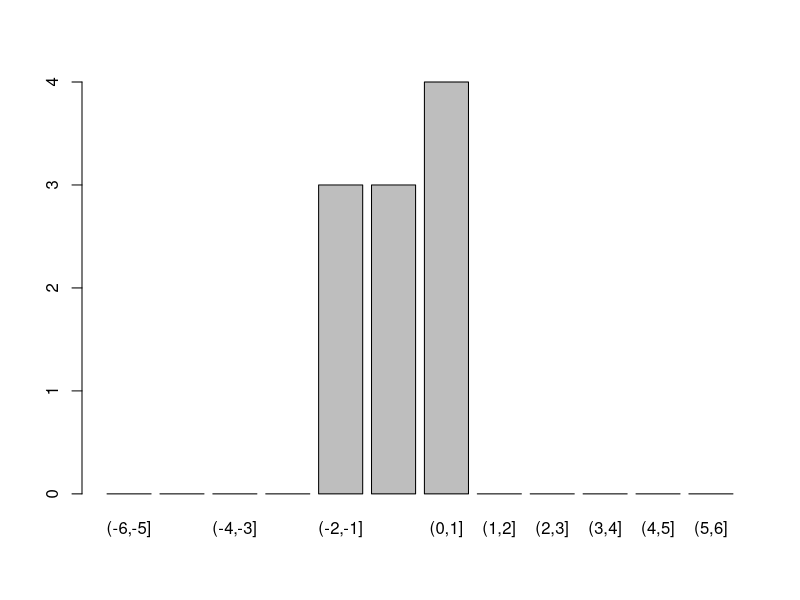
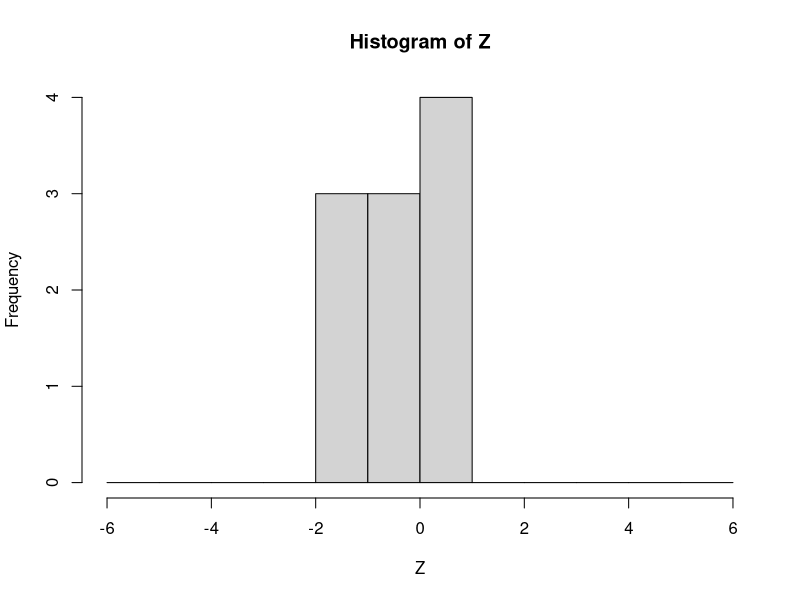

Generate these figures, in order, with R:
## ---- chunk 1
library(tidyverse)
## ---- chunk 2
Pkgs <- sapply(list.files(R.home("library")), function(x)
  packageDescription(pkg = x, fields = "Priority"))
names(Pkgs[Pkgs == "base" & !is.na(Pkgs)])
## ---- chunk 3
names(Pkgs[Pkgs == "recommended" & !is.na(Pkgs)])
## ---- chunk 4
str(iris)
## ---- chunk 5
head(iris, 5)
tail(iris, 5)
## ---- chunk 6
class(iris)
mode(iris)
typeof(iris)
## ---- chunk 7
object.size(iris)
object.size(letters)
object.size(ls)
format(object.size(library), units = "auto")
## ---- chunk 8
str(Indometh)
summary(Indometh)
## ---- chunk 9
wide <- reshape(Indometh,
  v.names = "conc", idvar = "Subject",
  timevar = "time", direction = "wide"
)
wide[, 1:6]
## ---- chunk 10
transform(iris, scale.sl = (max(Sepal.Length) - Sepal.Length) / (max(Sepal.Length) - min(Sepal.Length)))
## ---- chunk 11
(max(iris$Sepal.Length) - 5.1) / (max(iris$Sepal.Length) - min(iris$Sepal.Length))
## ---- chunk 12
subset(iris, Species == "virginica")
# summary(iris$Sepal.Length)  mean(iris$Sepal.Length)
# 且的逻辑
# subset(iris, Species == "virginica" & Sepal.Length > 5.84333)
subset(iris, Species == "virginica" &
  Sepal.Length > mean(Sepal.Length))
# 在行的子集范围内
subset(iris, Species %in% c("virginica", "versicolor") &
  Sepal.Length > mean(Sepal.Length))
# 在列的子集内 先选中列
subset(iris, Sepal.Length > mean(Sepal.Length),
  select = c("Sepal.Length", "Species")
)
## ---- chunk 13
## sometimes requiring a logical 'subset' argument is a nuisance
nm <- rownames(state.x77)
start_with_M <- nm %in% grep("^M", nm, value = TRUE)
subset(state.x77, start_with_M, Illiteracy:Murder)
# 简化
# subset(state.x77, subset = grepl("^M", rownames(state.x77)), select = Illiteracy:Murder)
# 继续简化
subset(state.x77, grepl("^M", rownames(state.x77)), Illiteracy:Murder)
## ---- chunk 14
iris[iris$Species == "virginica", ]
iris[iris$Species == "virginica" &
  iris$Sepal.Length > mean(iris$Sepal.Length), ]

iris[
  iris$Species == "virginica" &
    iris$Sepal.Length > mean(iris$Sepal.Length),
  c("Sepal.Length", "Species")
]
## ---- chunk 15
# 对萼片的长度排序
iris[order(iris$Species, iris$Sepal.Length), ]
# 对花瓣的长度排序
iris[order(iris$Species, iris$Petal.Length), ]
# 先对花瓣的宽度排序，再对花瓣的长度排序
iris[order(iris$Petal.Width, iris$Petal.Length), ]
## ---- chunk 16
## Notice that assignment form is not used since a variable is being added
g <- airquality$Month
l <- split(airquality, g) # 分组
l <- lapply(l, transform, Oz.Z = scale(Ozone)) # 计算：按月对 Ozone 标准化
aq2 <- unsplit(l, g) # 合并
head(aq2)
## ---- chunk 17
with(airquality, tapply(Ozone, Month, scale))
## ---- chunk 18
do.call("rbind", lapply(split(airquality, airquality$Month), transform, Oz.Z = scale(Ozone)))
## ---- chunk 19
with(aq2, tapply(Oz.Z, Month, sd, na.rm = TRUE))
with(aq2, tapply(Oz.Z, Month, mean, na.rm = TRUE))
## ---- chunk 20
set.seed(2019)
Z <- stats::rnorm(10)
cut(Z, breaks = -6:6)
# labels = FALSE 返回每个数所落的区间位置
cut(Z, breaks = -6:6, labels = FALSE)
## ---- chunk 21
cut(Z, breaks = 3, dig.lab = 4, ordered = TRUE)
## ---- chunk 22
# 条形图
plot(cut(Z, breaks = -6:6))
# 直方图
hist(Z, breaks = -6:6)
## ---- chunk 23
labs <- levels(cut(Z, 3))
labs
## ---- chunk 24
cbind(
  lower = as.numeric(sub("\\((.+),.*", "\\1", labs)),
  upper = as.numeric(sub("[^,]*,([^]]*)\\]", "\\1", labs))
)
## ---- chunk 25
authors <- data.frame(
  ## I(*) : use character columns of names to get sensible sort order
  surname = I(c("Tukey", "Venables", "Tierney", "Ripley", "McNeil")),
  nationality = c("US", "Australia", "US", "UK", "Australia"),
  deceased = c("yes", rep("no", 4))
)
authorN <- within(authors, {
  name <- surname
  rm(surname)
})
books <- data.frame(
  name = I(c(
    "Tukey", "Venables", "Tierney",
    "Ripley", "Ripley", "McNeil", "R Core"
  )),
  title = c(
    "Exploratory Data Analysis",
    "Modern Applied Statistics ...",
    "LISP-STAT",
    "Spatial Statistics", "Stochastic Simulation",
    "Interactive Data Analysis",
    "An Introduction to R"
  ),
  other.author = c(
    NA, "Ripley", NA, NA, NA, NA,
    "Venables & Smith"
  )
)

authors
authorN
books
## ---- chunk 26
merge(authorN, books)
## ---- chunk 27
merge(authors, books, by.x = "surname", by.y = "name")
## ---- chunk 28
merge(books, authors, by.x = "name", by.y = "surname")
## ---- chunk 29
(x <- c(9:20, 1:5, 3:7, 0:8))
## extract unique elements
x[!duplicated(x)]
unique(x)
## ---- chunk 30
set.seed(123)
df <- data.frame(
  x = sample(0:1, 10, replace = T),
  y = sample(0:1, 10, replace = T),
  z = 1:10
)
df
df[!duplicated(df[, 1:2]), ]
## ---- chunk 31
library(dplyr)
df %>%
  group_by(x, y) %>%
  filter(row_number(z) == 1)
## ---- chunk 32
apropos("apply")
## ---- chunk 33
# 分组求和 colSums colMeans max
unique(iris$Species)
# 分类求和
# colSums(iris[iris$Species == "setosa", -5])
# colSums(iris[iris$Species == "virginica", -5])
colSums(iris[iris$Species == "versicolor", -5])
# apply(iris[iris$Species == "setosa", -5], 2, sum)
# apply(iris[iris$Species == "setosa", -5], 2, mean)
# apply(iris[iris$Species == "setosa", -5], 2, min)
# apply(iris[iris$Species == "setosa", -5], 2, max)
apply(iris[iris$Species == "setosa", -5], 2, quantile)
## ---- chunk 34
# 按分类变量 Species 分组求和
# aggregate(subset(iris, select = -Species), by = list(iris[, "Species"]), FUN = sum)
aggregate(iris[, -5], list(iris[, 5]), sum)
# 先确定位置，假设有很多分类变量
ind <- which("Species" == colnames(iris))
# 分组统计
aggregate(iris[, -ind], list(iris[, ind]), sum)
## ---- chunk 35
aggregate(Sepal.Length ~ Species, data = iris, mean)
## ---- chunk 36
# tapply(iris$Sepal.Length, list(iris$Species), mean)
with(iris, tapply(Sepal.Length, Species, mean))
by(iris$Sepal.Length, iris$Species, mean)
## ---- chunk 37
aggregate(. ~ Species, data = iris, mean)
## ---- chunk 38
aggregate(Sepal.Length + Sepal.Width ~ Species, data = iris, mean)
## ---- chunk 39
# 查看数据
str(ChickWeight)
## ---- chunk 40
# head(ChickWeight)
ChickWeight
## ---- chunk 41
aggregate(weight ~ Chick, data = ChickWeight, mean)
aggregate(weight ~ Diet, data = ChickWeight, mean)
## ---- chunk 42
# 查看数据集
head(CO2)
str(CO2)
## ---- chunk 43
aggregate(uptake ~ Plant, data = CO2, mean)
aggregate(uptake ~ Type, data = CO2, mean)
aggregate(uptake ~ Treatment, data = CO2, mean)
## ---- chunk 44
aggregate(uptake ~ Type + Treatment, data = CO2, mean)
tapply(CO2$uptake, list(CO2$Type, CO2$Treatment), mean)
by(CO2$uptake, list(CO2$Type, CO2$Treatment), mean)
## ---- chunk 45
# 分组求和
# by(iris[, 1], INDICES = list(iris$Species), FUN = sum)
# by(iris[, 2], INDICES = list(iris$Species), FUN = sum)
by(iris[, 3], INDICES = list(iris$Species), FUN = sum)
by(iris[1:3], INDICES = list(iris$Species), FUN = sum)
by(iris[1:3], INDICES = list(iris$Species), FUN = summary)
by(iris, INDICES = list(iris$Species), FUN = summary)
## ---- chunk 46
str(warpbreaks)
ave(warpbreaks$breaks, warpbreaks$wool)
warpbreaks %>% head(5)
with(warpbreaks, ave(breaks, tension, FUN = function(x) mean(x, trim = 0.1)))
# 分组求和
with(warpbreaks, ave(breaks, tension, FUN = function(x) sum(x)))
# 分组求和
with(iris, ave(Sepal.Length, Species, FUN = function(x) sum(x)))
## ---- chunk 47
with(warpbreaks, table(wool, tension))
## ---- chunk 48
with(iris, table(Sepal.check = Sepal.Length > 7, Species))
with(iris, table(Sepal.check = Sepal.Length > mean(Sepal.Length), Species))
## ---- chunk 49
aiq.tab <- with(airquality, table(Oz.high = Ozone > 80, Month))
aiq.tab
## ---- chunk 50
addmargins(aiq.tab, 1:2)
## ---- chunk 51
aiq.prop <- prop.table(aiq.tab, 2)
aiq.prop
aiq.marprop <- addmargins(aiq.prop, 1)
aiq.marprop
## ---- chunk 52
round(100 * aiq.marprop, 2)
## ---- chunk 53
UCBAdmissions
UCBA2DF <- as.data.frame(UCBAdmissions)
UCBA2DF
## ---- chunk 54
UCBA2DF.tab <- xtabs(Freq ~ Gender + Admit + Dept, data = UCBA2DF)
ftable(UCBA2DF.tab)
## ---- chunk 55
prop.table(margin.table(UCBA2DF.tab, c(1, 3)), 1)
## ---- chunk 56
n <- 100000
x <- runif(n)
i <- logical(n)
i[sample(n, n / 4)] <- TRUE
microbenchmark::microbenchmark(x[i], x[which(i)], times = 1000)
## ---- chunk 57
tmp <- list(A = c(1, 2, 3), B = c("a", "b"))
tmp
tmp2 <- unlist(tmp)
tmp2
## ---- chunk 58
head(PlantGrowth)
formula(PlantGrowth) # check the default formula
pg <- unstack(PlantGrowth) # unstack according to this formula
pg
stack(pg) # now put it back together
stack(pg, select = -ctrl) # omitting one vector
## ---- chunk 59
iris$Species

class(iris$Species)

unclass(iris$Species)
## ---- chunk 60
attach(iris)
head(Species)
detach(iris)
## ---- chunk 61
with(iris, {
  head(Species)
})

aq <- within(airquality, { # Notice that multiple vars can be changed
  lOzone <- log(Ozone)
  Month <- factor(month.abb[Month])
  cTemp <- round((Temp - 32) * 5 / 9, 1) # From Fahrenheit to Celsius
  S.cT <- Solar.R / cTemp # using the newly created variable
  rm(Day, Temp)
})
head(aq)
